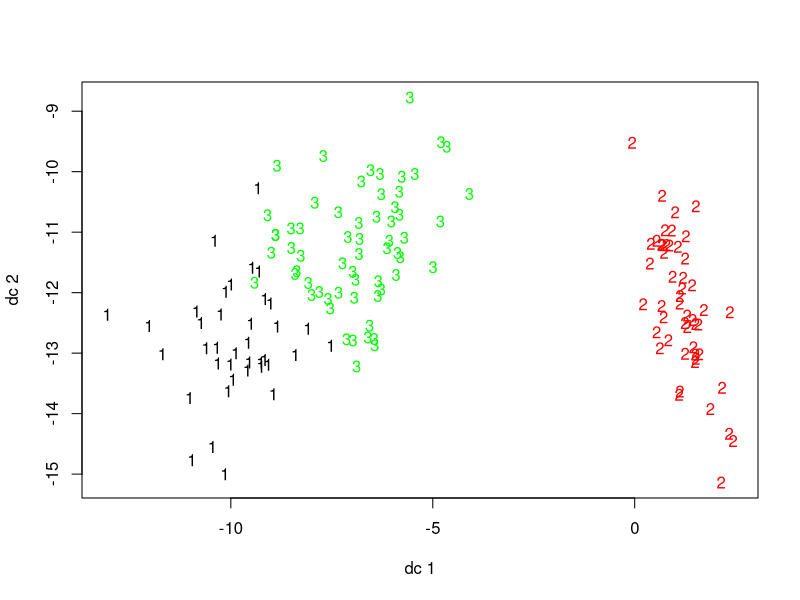
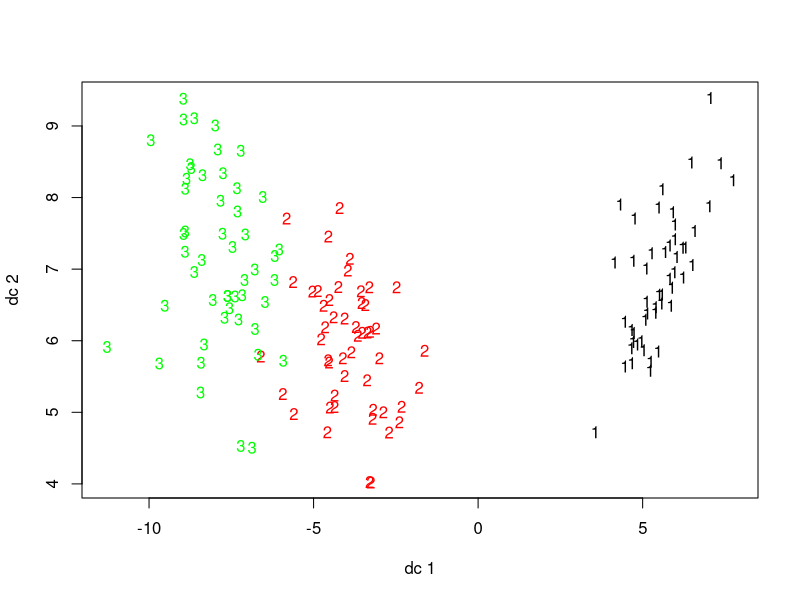
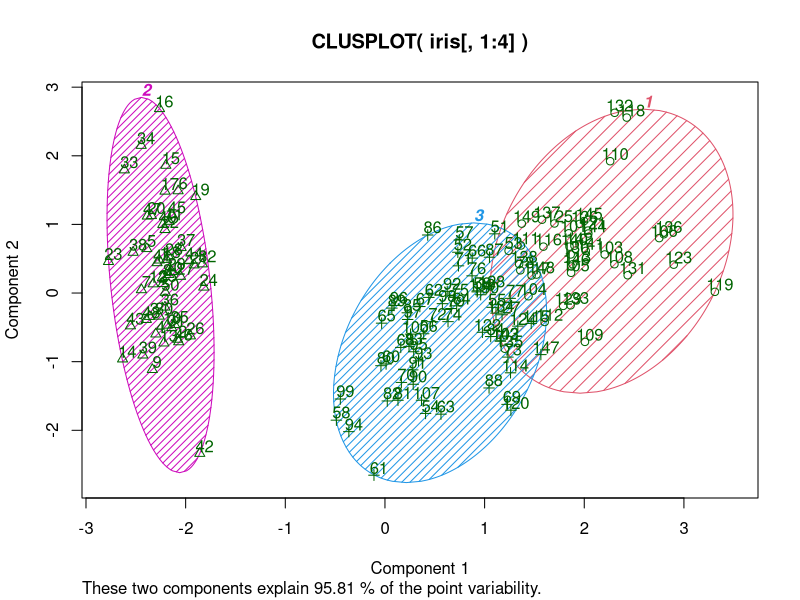
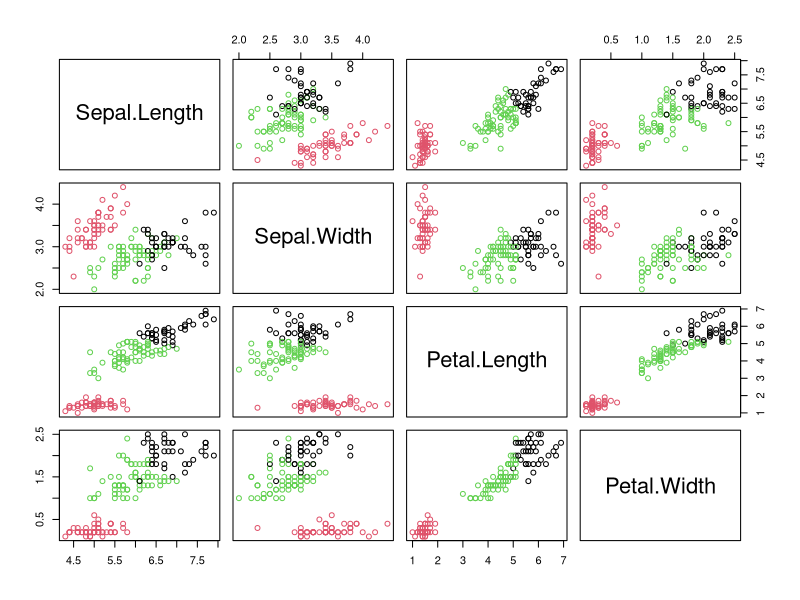
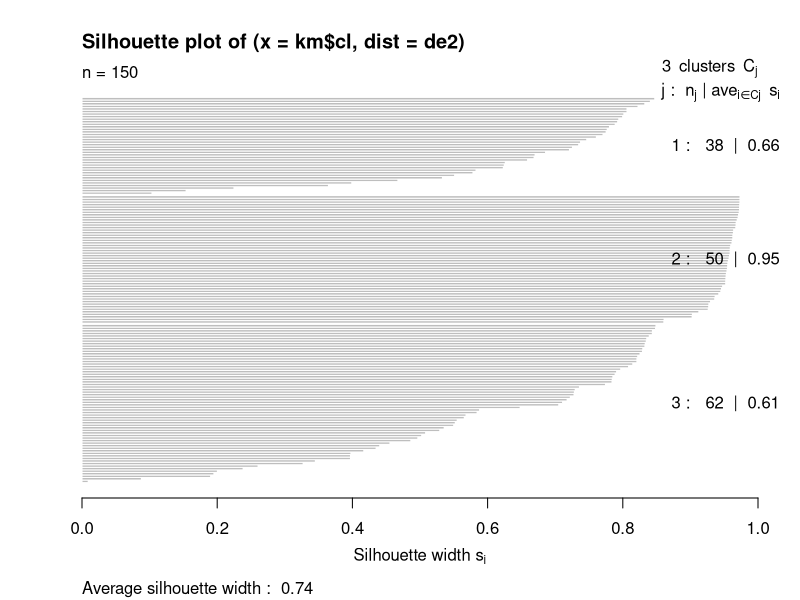

Here is the R script that generated these plots, in order:
# clustering and samples wrongly clustered
data(iris)
library(cluster)
library(robustbase)
library(fpc) # plotcluster function

set.seed(222)
km <- kmeans(iris[,1:4], centers = 3, iter.max = 300, nstart = 5)
km$cluster
iris_c <- cbind(iris, cluster= km$cluster)
table(iris$Species,  iris_c$cluster)
wrong <- subset(iris_c, subset = (Species == 'versicolor' & cluster != 3) )
wrong2 <- subset(iris_c, subset = (Species == 'virginica' & cluster != 1) )


plotcluster(iris[, 1:4], km$cluster)
plotcluster(iris[, 1:4], iris$Species)

clusplot(iris[,1:4], km$cluster, color = TRUE, shade = TRUE, labels = 2, lines = 0)
with(iris, pairs(iris[, 1:4], col=c(1:3)[km$cluster]))
#
disse <- daisy(iris[, 1:4])
de2 <- disse^2
sk2 <- silhouette(km$cl, de2)
plot(sk2)
#

misc <- function() {
dist(iris,method = "euclidean", diag = FALSE,upper= FALSE,  p = 2)
dist(iris[,3:4])
}

iris_pca <- function() {
  data(iris)
  iris_pca <- prcomp(iris[, 1:4])
  iris_pca2 <- iris_pca$x[,1:2]
  iris_pca2 <- as.data.frame(iris_pca2)
  
  vars <- apply(iris_pca$x, MARGIN = 2, var)
  props <- vars/sum(vars)
  cumsum(props)
  
  df <- cbind(iris_pca2, Species = iris$Species)
  ggplot(df, aes(x = PC1, y = PC2, color = Species)) + geom_point()
  ggplot(iris, aes(x = iris$Sepal.Length, y = iris$Sepal.Width, color = Species)) + geom_point()
  ggplot(iris, aes(x = iris$Petal.Length, y = iris$Petal.Width, color = Species)) + geom_point()
}
